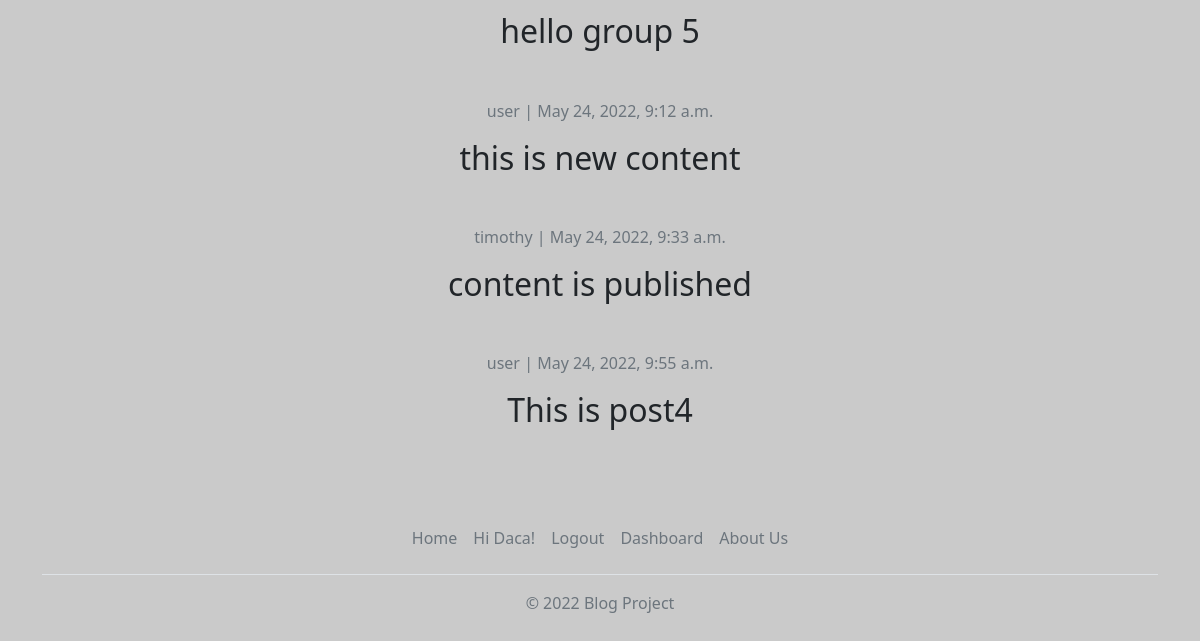
The app's page /user_profile/ (signed in, lower part), older data.
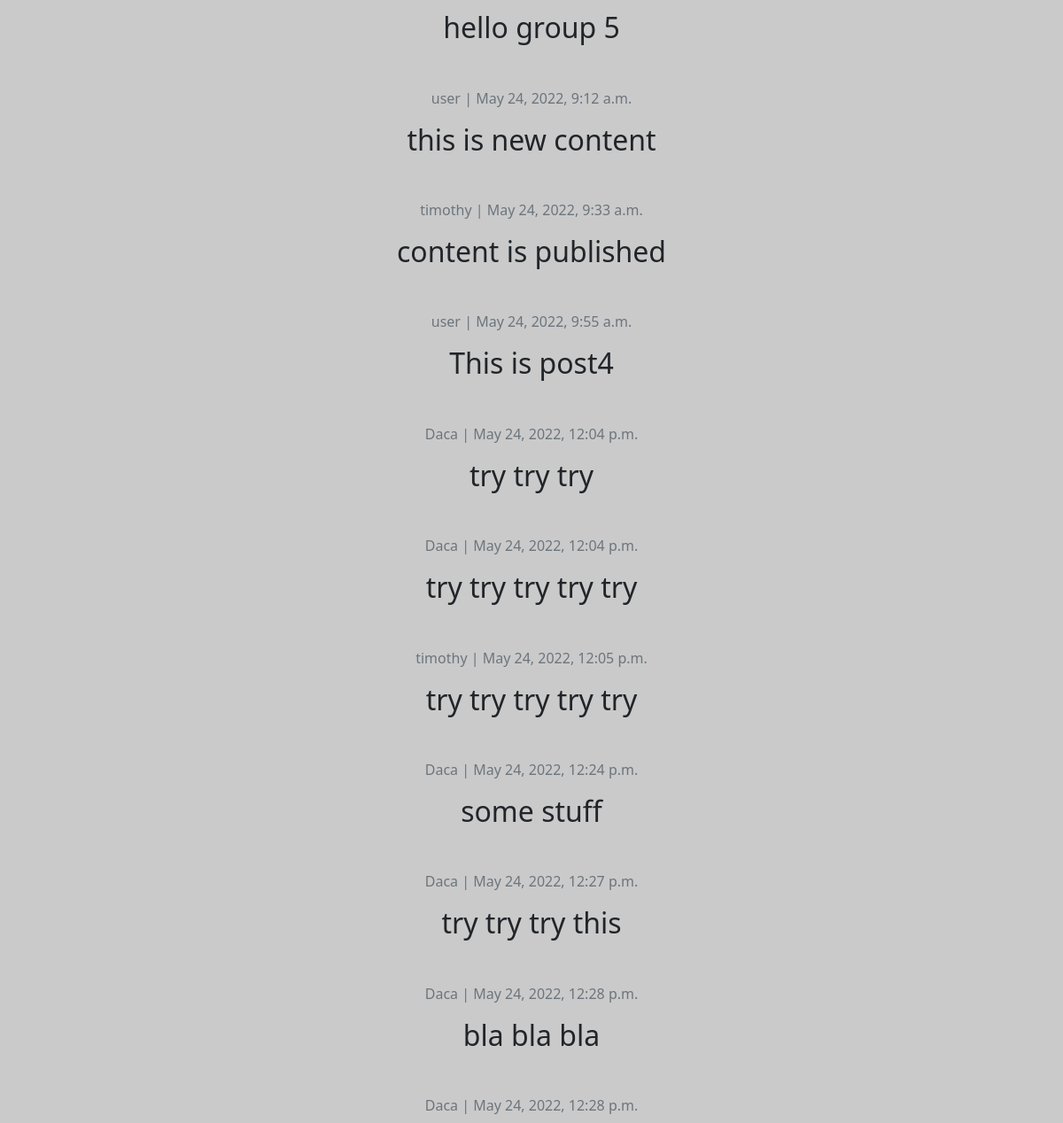
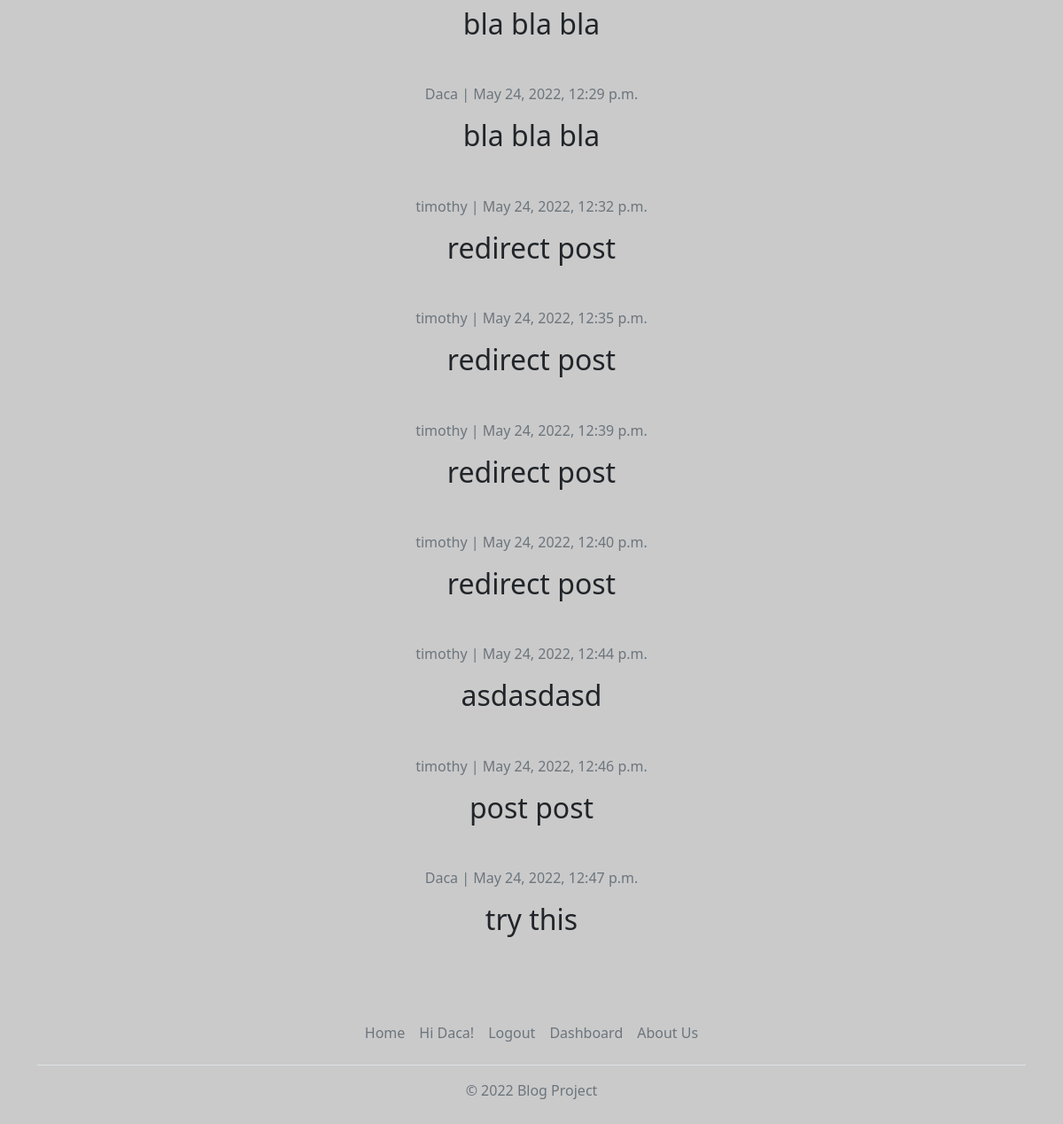
The same page, newer data (2 pictures, top to bottom).
### blog_app/models.py (models this page shows, shortened)
class Post(models.Model):
    title = models.CharField(max_length=200, unique=True)
    author = models.ForeignKey(User, editable=False, on_delete= models.CASCADE,related_name='blog_posts', null=True)
    content = models.TextField()
    status = models.IntegerField(choices=STATUS, default=0)
    created_on = models.DateTimeField(auto_now_add=True)

### blog_app/views.py (the view)
# urls.py: url(r'^user_profile/$', views.user_profile, name="user_profile"),
@login_required
def user_profile(request):
    queryset = Post.objects.filter(status=1)
    post_dict = {'post_list': queryset}
    return render(request, 'blog_app/user_profile.html', context=post_dict)

### templates/blog_app/user_profile.html (shortened to what this page needs)
{% extends "blog_app/base.html" %}
{% block content %}
    {% for post in post_list %}
    <div class="card-body">
       <p class=" text-muted">{{ post.author }} | {{ post.created_on }}</p>
      <h2 class="card-title">{{ post.content }}</h2>
      <br><br>
    </div>
  {% endfor %}
{% endblock %}

Row changes from the older to the newer data that the page shows:
added Post: author "Daca", created_on "May 24, 2022, 12:04 p.m.", content "try try try"
added Post: author "Daca", created_on "May 24, 2022, 12:04 p.m.", content "try try try try try"
added Post: author "timothy", created_on "May 24, 2022, 12:05 p.m.", content "try try try try try"
added Post: author "Daca", created_on "May 24, 2022, 12:24 p.m.", content "some stuff"
added Post: author "Daca", created_on "May 24, 2022, 12:27 p.m.", content "try try try this"
added Post: author "Daca", created_on "May 24, 2022, 12:28 p.m.", content "bla bla bla"
added Post: author "Daca", created_on "May 24, 2022, 12:28 p.m.", content "bla bla bla"
added Post: author "Daca", created_on "May 24, 2022, 12:29 p.m.", content "bla bla bla"
added Post: author "timothy", created_on "May 24, 2022, 12:32 p.m.", content "redirect post"
added Post: author "timothy", created_on "May 24, 2022, 12:35 p.m.", content "redirect post"
added Post: author "timothy", created_on "May 24, 2022, 12:39 p.m.", content "redirect post"
added Post: author "timothy", created_on "May 24, 2022, 12:40 p.m.", content "redirect post"
added Post: author "timothy", created_on "May 24, 2022, 12:44 p.m.", content "asdasdasd"
added Post: author "timothy", created_on "May 24, 2022, 12:46 p.m.", content "post post"
added Post: author "Daca", created_on "May 24, 2022, 12:47 p.m.", content "try this"
